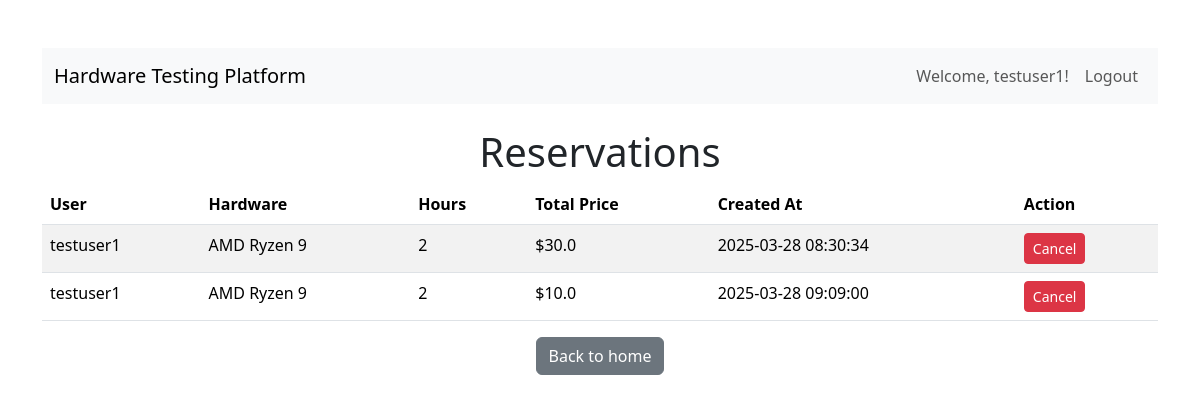
The app's page /reservations (signed in) with its own data.
### app.py (models this page shows, shortened)
class User(UserMixin, db.Model):
    id = db.Column(db.Integer, primary_key=True)
    username = db.Column(db.String(100), unique=True, nullable=False)
    email = db.Column(db.String(120), unique=True, nullable=False)
    password_hash = db.Column(db.String(128), nullable=False)

class Reservation(db.Model):
    id = db.Column(db.Integer, primary_key=True)
    hardware_id = db.Column(db.Integer, db.ForeignKey('hardware.id'), nullable=False)
    user_id = db.Column(db.Integer, db.ForeignKey('user.id'), nullable=False)
    hours = db.Column(db.Integer, nullable=False)
    created_at = db.Column(db.DateTime, nullable=False, default=datetime.utcnow)
    hardware = db.relationship('Hardware', backref='reservations')
    user = db.relationship('User', backref='reservations')

class Hardware(db.Model):
    id = db.Column(db.Integer, primary_key=True)
    name = db.Column(db.String(100), nullable=False)
    price = db.Column(db.Float, nullable=False)
    owner_id = db.Column(db.Integer, db.ForeignKey('user.id'), nullable=False)
    owner = db.relationship('User', backref='hardware')

### app.py (the view)
@app.route('/reservations')
@login_required
def reservations():
    reservation_list = Reservation.query.filter_by(user_id=current_user.id).all()
    return render_template('reservations.html', reservations=reservation_list)

### app.py (called while the page is built)
@login_manager.user_loader
def load_user(user_id):
    return db.session.get(User, int(user_id))

### templates/reservations.html (shortened to what this page needs)
<!DOCTYPE html>
<html>
<head>
    <link href="https://cdn.jsdelivr.net/npm/bootstrap@5.3.3/dist/css/bootstrap.min.css" rel="stylesheet">
</head>
<body class="container mt-5">
    <nav class="navbar navbar-expand-lg navbar-light bg-light mb-4">
        <div class="container-fluid">
            <a class="navbar-brand" href="/">Hardware Testing Platform</a>
            <div class="navbar-nav ms-auto">
                {% if current_user.is_authenticated %}
                    <span class="nav-item nav-link">Welcome, {{ current_user.username }}!</span>
                    <a class="nav-item nav-link" href="/logout">Logout</a>
                {% else %}
                    <a class="nav-item nav-link" href="/login">Login</a>
                    <a class="nav-item nav-link" href="/register">Register</a>
                {% endif %}
            </div>
        </div>
    </nav>
    <h1 class="text-center">Reservations</h1>
    <table class="table table-striped">
        <thead>
            <tr>
                <th>User</th>
                <th>Hardware</th>
                <th>Hours</th>
                <th>Total Price</th>
                <th>Created At</th>
                <th>Action</th>
            </tr>
        </thead>
        <tbody>
            {% for reservation in reservations %}
                <tr>
                    <td>{{ reservation.user.username }}</td>
                    <td>{{ reservation.hardware.name }}</td>
                    <td>{{ reservation.hours }}</td>
                    <td>${{ (reservation.hardware.price * reservation.hours) | round(2) }}</td>
                    <td>{{ reservation.created_at.strftime('%Y-%m-%d %H:%M:%S') }}</td>
                    <td>
                        <form method="POST" action="{{ url_for('cancel_reservation', reservation_id=reservation.id) }}" style="display:inline;">
                            <button type="submit" class="btn btn-sm btn-danger">Cancel</button>
                        </form>
                    </td>
                </tr>
            {% endfor %}
        </tbody>
    </table>
    <div class="text-center">
        <a href="/" class="btn btn-secondary">Back to home</a>
    </div>
</body>
</html>

### records on screen
User: username "testuser1"
Reservation: user.username "testuser1", hardware.name "AMD Ryzen 9", hours "2", created_at "2025-03-28 08:30:34"
Hardware: (reservation.hardware.price*reservation.hours)|round(2) "30.0"
Reservation: user.username "testuser1", hardware.name "AMD Ryzen 9", hours "2", created_at "2025-03-28 09:09:00"
Hardware: (reservation.hardware.price*reservation.hours)|round(2) "10.0"
